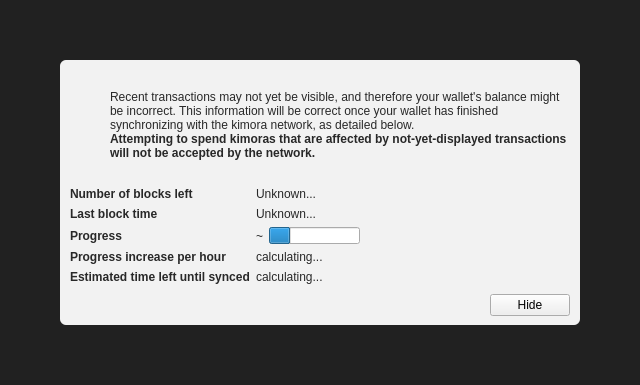
<?xml version="1.0" encoding="UTF-8"?>
<ui version="4.0">
 <class>ModalOverlay</class>
 <widget class="ModalOverlay" name="ModalOverlay">
  <property name="geometry">
   <rect>
    <x>0</x>
    <y>0</y>
    <width>640</width>
    <height>385</height>
   </rect>
  </property>
  <property name="windowTitle">
   <string>Form</string>
  </property>
  <layout class="QVBoxLayout" name="verticalLayout" stretch="0">
   <property name="sizeConstraint">
    <enum>QLayout::SetDefaultConstraint</enum>
   </property>
   <property name="leftMargin">
    <number>0</number>
   </property>
   <property name="topMargin">
    <number>0</number>
   </property>
   <property name="rightMargin">
    <number>0</number>
   </property>
   <property name="bottomMargin">
    <number>0</number>
   </property>
   <item>
    <widget class="QWidget" name="bgWidget" native="true">
     <property name="styleSheet">
      <string notr="true">#bgWidget { background: rgba(0,0,0,220); }</string>
     </property>
     <layout class="QVBoxLayout" name="verticalLayoutMain" stretch="1">
      <property name="leftMargin">
       <number>60</number>
      </property>
      <property name="topMargin">
       <number>60</number>
      </property>
      <property name="rightMargin">
       <number>60</number>
      </property>
      <property name="bottomMargin">
       <number>60</number>
      </property>
      <item>
       <widget class="QWidget" name="contentWidget" native="true">
        <property name="styleSheet">
         <string notr="true">#contentWidget { background: rgba(255,255,255,240); border-radius: 6px; }

QLabel { color: rgb(40,40,40);  }</string>
        </property>
        <layout class="QVBoxLayout" name="verticalLayoutSub" stretch="1,0,0,0">
         <property name="spacing">
          <number>0</number>
         </property>
         <property name="leftMargin">
          <number>10</number>
         </property>
         <property name="topMargin">
          <number>10</number>
         </property>
         <property name="rightMargin">
          <number>10</number>
         </property>
         <property name="bottomMargin">
          <number>10</number>
         </property>
         <item>
          <layout class="QHBoxLayout" name="horizontalLayoutIconText" stretch="0,1">
           <property name="topMargin">
            <number>20</number>
           </property>
           <item>
            <layout class="QVBoxLayout" name="verticalLayoutIcon">
             <property name="leftMargin">
              <number>0</number>
             </property>
             <item>
              <widget class="QPushButton" name="warningIcon">
               <property name="enabled">
                <bool>false</bool>
               </property>
               <property name="text">
                <string/>
               </property>
               <property name="icon">
                <iconset>
                 <normaloff>:/icons/warning</normaloff>
                 <disabledoff>:/icons/warning</disabledoff>:/icons/warning</iconset>
               </property>
               <property name="iconSize">
                <size>
                 <width>48</width>
                 <height>48</height>
                </size>
               </property>
               <property name="flat">
                <bool>true</bool>
               </property>
              </widget>
             </item>
             <item>
              <spacer name="verticalSpacerWarningIcon">
               <property name="orientation">
                <enum>Qt::Vertical</enum>
               </property>
               <property name="sizeHint" stdset="0">
                <size>
                 <width>20</width>
                 <height>40</height>
                </size>
               </property>
              </spacer>
             </item>
            </layout>
           </item>
           <item>
            <layout class="QVBoxLayout" name="verticalLayoutInfoText">
             <property name="leftMargin">
              <number>0</number>
             </property>
             <property name="topMargin">
              <number>0</number>
             </property>
             <item>
              <widget class="QLabel" name="infoText">
               <property name="text">
                <string>Recent transactions may not yet be visible, and therefore your wallet's balance might be incorrect. This information will be correct once your wallet has finished synchronizing with the kimora network, as detailed below.</string>
               </property>
               <property name="textFormat">
                <enum>Qt::RichText</enum>
               </property>
               <property name="wordWrap">
                <bool>true</bool>
               </property>
              </widget>
             </item>
             <item>
              <widget class="QLabel" name="infoTextStrong">
               <property name="font">
                <font>
                 <weight>75</weight>
                 <bold>true</bold>
                </font>
               </property>
               <property name="text">
                <string>Attempting to spend kimoras that are affected by not-yet-displayed transactions will not be accepted by the network.</string>
               </property>
               <property name="textFormat">
                <enum>Qt::RichText</enum>
               </property>
               <property name="wordWrap">
                <bool>true</bool>
               </property>
              </widget>
             </item>
             <item>
              <spacer name="verticalSpacerInTextSpace">
               <property name="orientation">
                <enum>Qt::Vertical</enum>
               </property>
               <property name="sizeHint" stdset="0">
                <size>
                 <width>20</width>
                 <height>40</height>
                </size>
               </property>
              </spacer>
             </item>
            </layout>
           </item>
          </layout>
         </item>
         <item>
          <spacer name="verticalSpacerAfterText">
           <property name="orientation">
            <enum>Qt::Vertical</enum>
           </property>
           <property name="sizeHint" stdset="0">
            <size>
             <width>20</width>
             <height>40</height>
            </size>
           </property>
          </spacer>
         </item>
         <item>
          <layout class="QFormLayout" name="formLayout">
           <property name="fieldGrowthPolicy">
            <enum>QFormLayout::FieldsStayAtSizeHint</enum>
           </property>
           <property name="horizontalSpacing">
            <number>6</number>
           </property>
           <property name="verticalSpacing">
            <number>6</number>
           </property>
           <property name="topMargin">
            <number>10</number>
           </property>
           <item row="0" column="0">
            <widget class="QLabel" name="labelNumberOfBlocksLeft">
             <property name="font">
              <font>
               <weight>75</weight>
               <bold>true</bold>
              </font>
             </property>
             <property name="text">
              <string>Number of blocks left</string>
             </property>
            </widget>
           </item>
           <item row="0" column="1">
            <widget class="QLabel" name="numberOfBlocksLeft">
             <property name="text">
              <string>Unknown...</string>
             </property>
            </widget>
           </item>
           <item row="1" column="0">
            <widget class="QLabel" name="labelLastBlockTime">
             <property name="font">
              <font>
               <weight>75</weight>
               <bold>true</bold>
              </font>
             </property>
             <property name="text">
              <string>Last block time</string>
             </property>
            </widget>
           </item>
           <item row="1" column="1">
            <widget class="QLabel" name="newestBlockDate">
             <property name="sizePolicy">
              <sizepolicy hsizetype="Maximum" vsizetype="Preferred">
               <horstretch>0</horstretch>
               <verstretch>0</verstretch>
              </sizepolicy>
             </property>
             <property name="text">
              <string>Unknown...</string>
             </property>
            </widget>
           </item>
           <item row="2" column="0">
            <widget class="QLabel" name="labelSyncDone">
             <property name="font">
              <font>
               <weight>75</weight>
               <bold>true</bold>
              </font>
             </property>
             <property name="text">
              <string>Progress</string>
             </property>
            </widget>
           </item>
           <item row="2" column="1">
            <layout class="QHBoxLayout" name="horizontalLayoutSync" stretch="0,1">
             <item>
              <widget class="QLabel" name="percentageProgress">
               <property name="text">
                <string notr="true">~</string>
               </property>
              </widget>
             </item>
             <item>
              <widget class="QProgressBar" name="progressBar">
               <property name="value">
                <number>24</number>
               </property>
               <property name="format">
                <string/>
               </property>
              </widget>
             </item>
            </layout>
           </item>
           <item row="4" column="0">
            <widget class="QLabel" name="labelProgressIncrease">
             <property name="font">
              <font>
               <weight>75</weight>
               <bold>true</bold>
              </font>
             </property>
             <property name="text">
              <string>Progress increase per hour</string>
             </property>
            </widget>
           </item>
           <item row="4" column="1">
            <widget class="QLabel" name="progressIncreasePerH">
             <property name="text">
              <string>calculating...</string>
             </property>
            </widget>
           </item>
           <item row="5" column="0">
            <widget class="QLabel" name="labelEstimatedTimeLeft">
             <property name="font">
              <font>
               <weight>75</weight>
               <bold>true</bold>
              </font>
             </property>
             <property name="text">
              <string>Estimated time left until synced</string>
             </property>
            </widget>
           </item>
           <item row="5" column="1">
            <widget class="QLabel" name="expectedTimeLeft">
             <property name="text">
              <string>calculating...</string>
             </property>
            </widget>
           </item>
          </layout>
         </item>
         <item>
          <layout class="QHBoxLayout" name="horizontalLayoutButtons">
           <property name="leftMargin">
            <number>10</number>
           </property>
           <property name="topMargin">
            <number>10</number>
           </property>
           <item>
            <spacer name="horizontalSpacer">
             <property name="orientation">
              <enum>Qt::Horizontal</enum>
             </property>
             <property name="sizeHint" stdset="0">
              <size>
               <width>40</width>
               <height>20</height>
              </size>
             </property>
            </spacer>
           </item>
           <item>
            <widget class="QPushButton" name="closeButton">
             <property name="text">
              <string>Hide</string>
             </property>
            </widget>
           </item>
          </layout>
         </item>
        </layout>
       </widget>
      </item>
     </layout>
    </widget>
   </item>
  </layout>
 </widget>
 <customwidgets>
  <customwidget>
   <class>ModalOverlay</class>
   <extends>QWidget</extends>
   <header>modaloverlay.h</header>
   <container>1</container>
  </customwidget>
 </customwidgets>
 <resources/>
 <connections/>
</ui>
